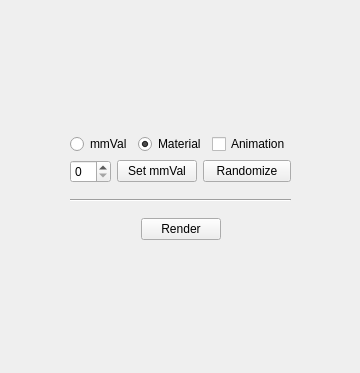
<?xml version="1.0" encoding="UTF-8"?>
<ui version="4.0">
 <class>Form</class>
 <widget class="QWidget" name="Form">
  <property name="geometry">
   <rect>
    <x>0</x>
    <y>0</y>
    <width>360</width>
    <height>373</height>
   </rect>
  </property>
  <property name="windowTitle">
   <string>Form</string>
  </property>
  <layout class="QHBoxLayout" name="horizontalLayout_4">
   <item>
    <spacer name="horizontalSpacer_5">
     <property name="orientation">
      <enum>Qt::Horizontal</enum>
     </property>
     <property name="sizeHint" stdset="0">
      <size>
       <width>57</width>
       <height>20</height>
      </size>
     </property>
    </spacer>
   </item>
   <item>
    <layout class="QVBoxLayout" name="verticalLayout_2">
     <item>
      <spacer name="verticalSpacer_3">
       <property name="orientation">
        <enum>Qt::Vertical</enum>
       </property>
       <property name="sizeHint" stdset="0">
        <size>
         <width>20</width>
         <height>40</height>
        </size>
       </property>
      </spacer>
     </item>
     <item>
      <layout class="QVBoxLayout" name="verticalLayout">
       <item>
        <layout class="QHBoxLayout" name="horizontalLayout">
         <item>
          <widget class="QRadioButton" name="mmValRadio">
           <property name="sizePolicy">
            <sizepolicy hsizetype="Fixed" vsizetype="Fixed">
             <horstretch>0</horstretch>
             <verstretch>0</verstretch>
            </sizepolicy>
           </property>
           <property name="text">
            <string>mmVal</string>
           </property>
          </widget>
         </item>
         <item>
          <widget class="QRadioButton" name="matRadio">
           <property name="sizePolicy">
            <sizepolicy hsizetype="Fixed" vsizetype="Fixed">
             <horstretch>0</horstretch>
             <verstretch>0</verstretch>
            </sizepolicy>
           </property>
           <property name="text">
            <string>Material</string>
           </property>
           <property name="checked">
            <bool>true</bool>
           </property>
          </widget>
         </item>
         <item>
          <widget class="QCheckBox" name="animCheckBox">
           <property name="text">
            <string>Animation</string>
           </property>
          </widget>
         </item>
        </layout>
       </item>
       <item>
        <layout class="QHBoxLayout" name="horizontalLayout_3">
         <item>
          <widget class="QSpinBox" name="mmValBox">
           <property name="sizePolicy">
            <sizepolicy hsizetype="Fixed" vsizetype="Fixed">
             <horstretch>0</horstretch>
             <verstretch>0</verstretch>
            </sizepolicy>
           </property>
          </widget>
         </item>
         <item>
          <widget class="QPushButton" name="mmValButton">
           <property name="sizePolicy">
            <sizepolicy hsizetype="Fixed" vsizetype="Fixed">
             <horstretch>0</horstretch>
             <verstretch>0</verstretch>
            </sizepolicy>
           </property>
           <property name="text">
            <string>Set mmVal</string>
           </property>
          </widget>
         </item>
         <item>
          <widget class="QPushButton" name="randButton">
           <property name="text">
            <string>Randomize</string>
           </property>
          </widget>
         </item>
        </layout>
       </item>
       <item>
        <spacer name="verticalSpacer">
         <property name="orientation">
          <enum>Qt::Vertical</enum>
         </property>
         <property name="sizeType">
          <enum>QSizePolicy::Fixed</enum>
         </property>
         <property name="sizeHint" stdset="0">
          <size>
           <width>20</width>
           <height>10</height>
          </size>
         </property>
        </spacer>
       </item>
       <item>
        <widget class="Line" name="line">
         <property name="orientation">
          <enum>Qt::Horizontal</enum>
         </property>
        </widget>
       </item>
       <item>
        <spacer name="verticalSpacer_2">
         <property name="orientation">
          <enum>Qt::Vertical</enum>
         </property>
         <property name="sizeType">
          <enum>QSizePolicy::Fixed</enum>
         </property>
         <property name="sizeHint" stdset="0">
          <size>
           <width>20</width>
           <height>10</height>
          </size>
         </property>
        </spacer>
       </item>
       <item>
        <layout class="QHBoxLayout" name="horizontalLayout_2">
         <item>
          <spacer name="horizontalSpacer_3">
           <property name="orientation">
            <enum>Qt::Horizontal</enum>
           </property>
           <property name="sizeHint" stdset="0">
            <size>
             <width>40</width>
             <height>20</height>
            </size>
           </property>
          </spacer>
         </item>
         <item>
          <widget class="QPushButton" name="renderButton">
           <property name="text">
            <string>Render</string>
           </property>
          </widget>
         </item>
         <item>
          <spacer name="horizontalSpacer_4">
           <property name="orientation">
            <enum>Qt::Horizontal</enum>
           </property>
           <property name="sizeHint" stdset="0">
            <size>
             <width>40</width>
             <height>20</height>
            </size>
           </property>
          </spacer>
         </item>
        </layout>
       </item>
      </layout>
     </item>
     <item>
      <spacer name="verticalSpacer_4">
       <property name="orientation">
        <enum>Qt::Vertical</enum>
       </property>
       <property name="sizeHint" stdset="0">
        <size>
         <width>20</width>
         <height>40</height>
        </size>
       </property>
      </spacer>
     </item>
    </layout>
   </item>
   <item>
    <spacer name="horizontalSpacer_6">
     <property name="orientation">
      <enum>Qt::Horizontal</enum>
     </property>
     <property name="sizeHint" stdset="0">
      <size>
       <width>57</width>
       <height>20</height>
      </size>
     </property>
    </spacer>
   </item>
  </layout>
 </widget>
 <resources/>
 <connections/>
</ui>
